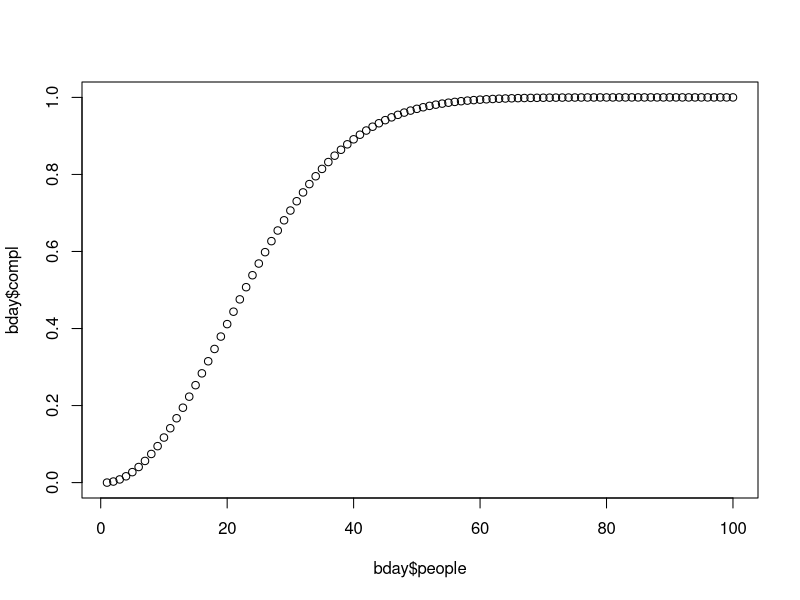

The R source for this figure:
## ---- chunk 1
knitr::opts_chunk$set(comment = NA)
## ---- chunk 2
bday <- data.frame(people = c(1:100), prob = rep(1, 100))
for (k in 2:100) {bday$prob[k] = bday$prob[k-1]*(365-k+1)/365}
bday$compl = 1 - bday$prob
plot(bday$people, bday$compl)
## ---- chunk 3
choose(8, 3)
